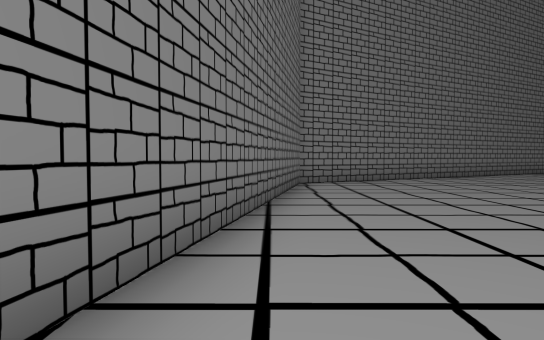
view 1 (above)

18 first-person views from a walk through a Unity game level. The camera is 1.4 m above the floor, tilts 2° down and sees 75° across. The floor is counted in squares, 2 m on a side. Each view is taken from the middle of a square. On the plan, view 1 faces up. The plan holds only what a view shows up to about 11 squares ahead; the rest is blank. The place goes on beyond the plan. The player is left out.

view 2
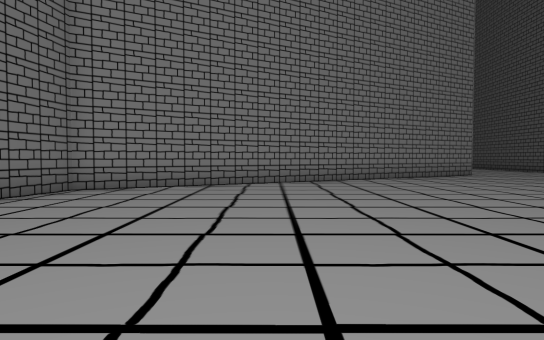

view 3
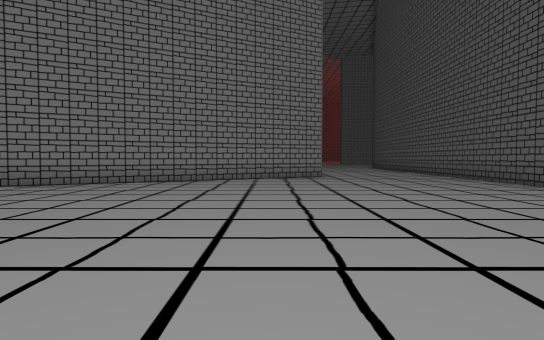

view 4
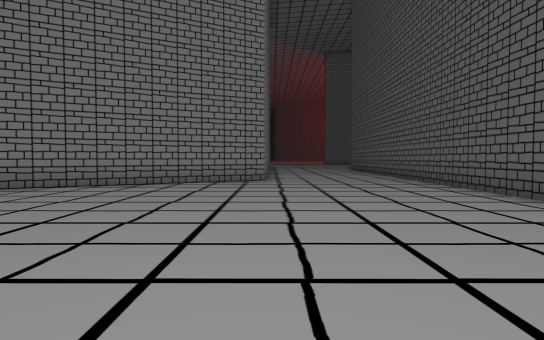

view 5
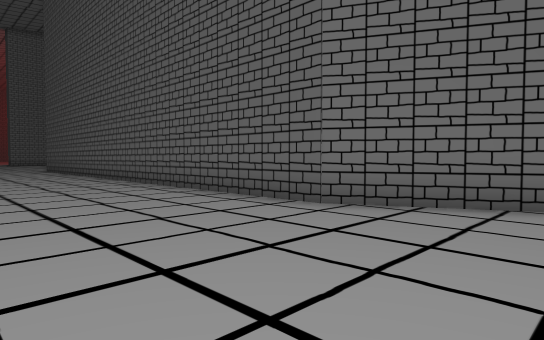

view 6
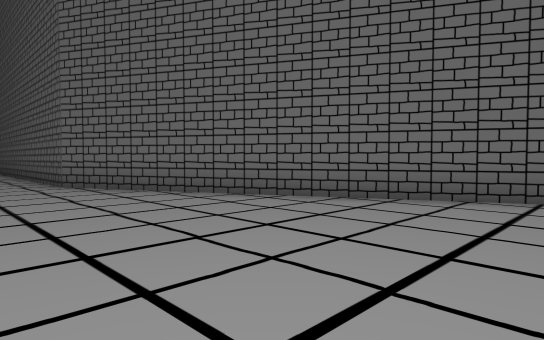

view 7
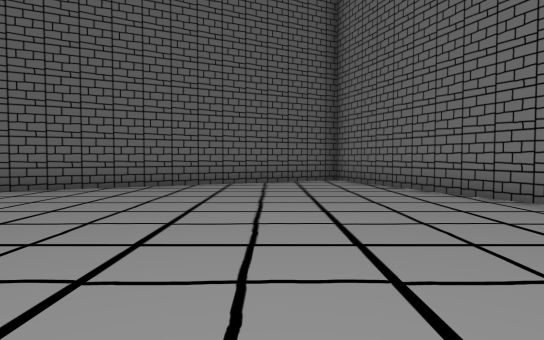

view 8
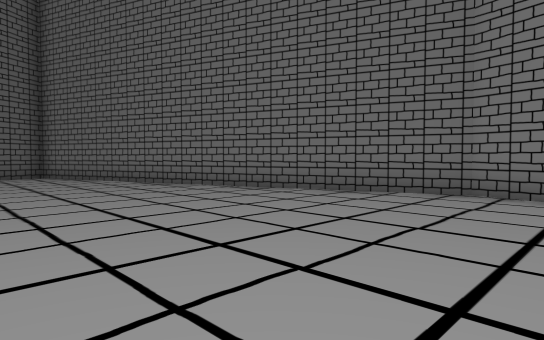

view 9
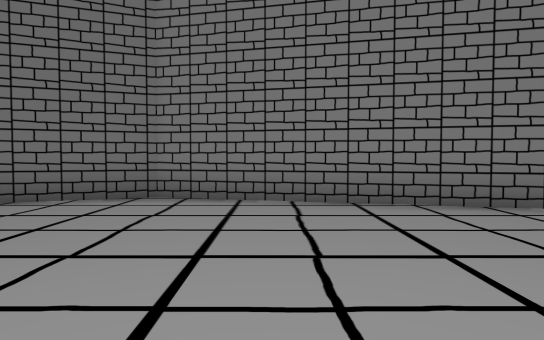

view 10
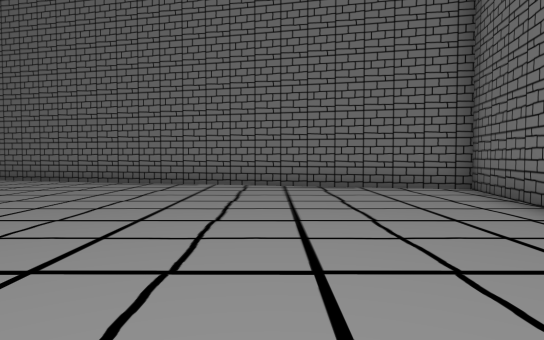

view 11
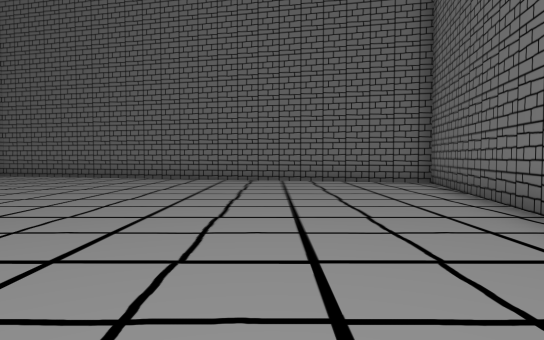

view 12
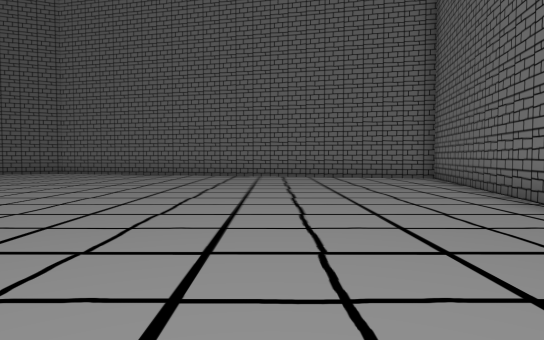

view 13
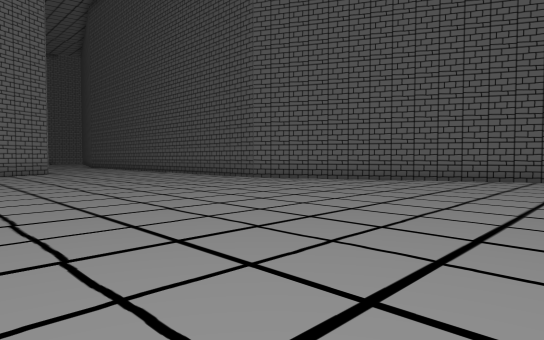

view 14
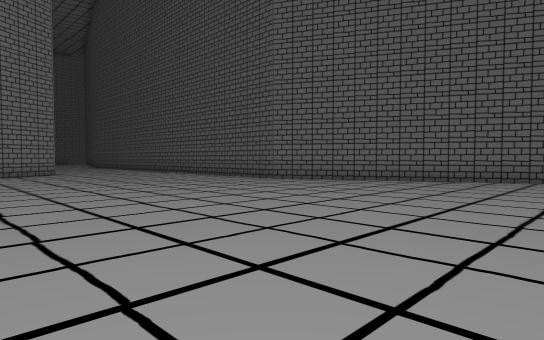

view 15
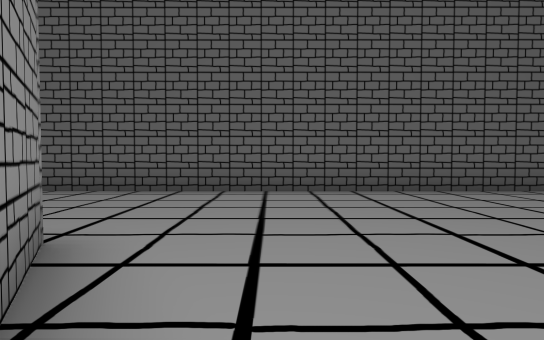

view 16
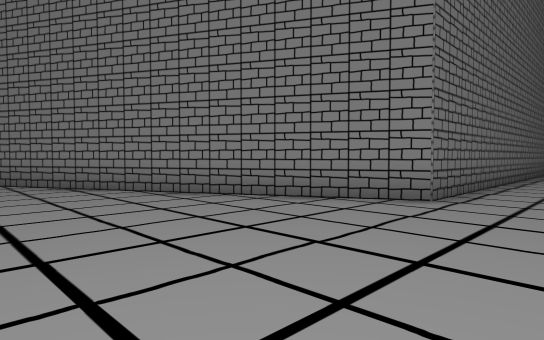

view 17
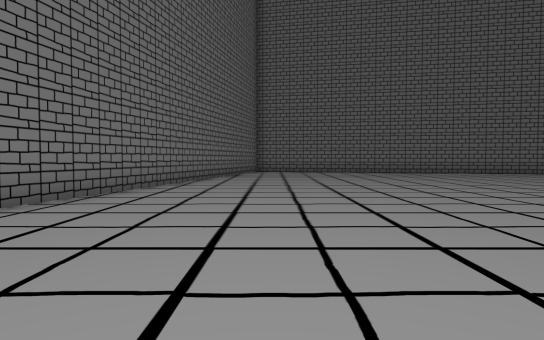

view 18
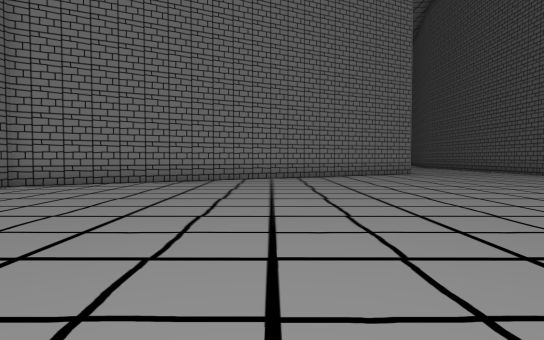

### Floor plan
Points are (right, up) in squares from view 1. A wall is a line through its corners. A room is listed if a view was taken in it or the views show most of it. See-through windows are left out.
Room 1 (views 1, 2, 3, 4, 5, 6, 7, 8, 9, 10, 11, 12, 13, 14, 15, 16, 17, 18)
walls: (12.8, 19.6) (12.8, 15.8) (0.8, 9.5) (-2.4, -5.8) (12, -9.2) (24, -5) (17.4, 8.3) (17.4, 18.8)

Where each view was taken, in squares from view 1:
view 1: 0 up, 0 right, facing up
view 2: 2 up, 5 right, facing up
view 3: 3 up, 11 right, facing up
view 4: 5 up, 13 right, facing up
view 5: 5 up, 13 right, facing up-right
view 6: 1 down, 15 right, facing up-right
view 7: 3 down, 13 right, facing right
view 8: 2 down, 10 right, facing down-right
view 9: 3 down, 10 right, facing down
view 10: 2 up, 2 right, facing down
view 11: 4 up, 2 right, facing down
view 12: 6 up, 3 right, facing down
view 13: 1 down, 9 right, facing up-right
view 14: 0 up, 9 right, facing up-right
view 15: 14 up, 10 right, facing right
view 16: 10 up, 15 right, facing up-left
view 17: 5 down, 15 right, facing left
view 18: 1 up, 7 right, facing up
